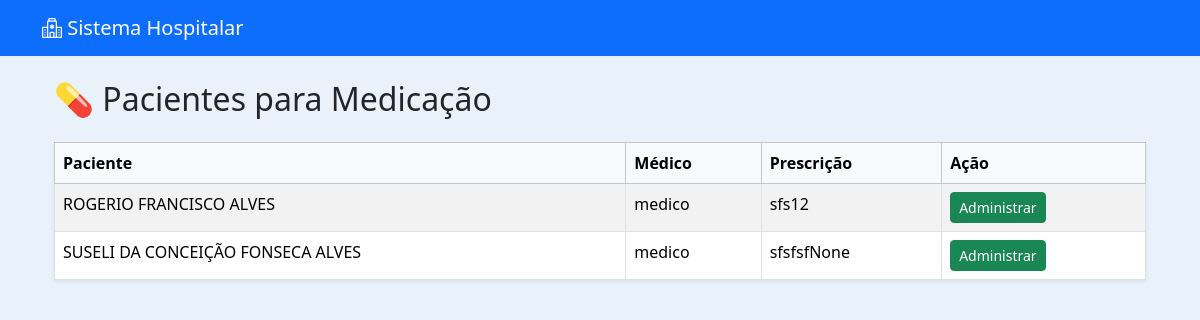
Page /tecnico/medicacao/ (signed in) on the earlier database version.
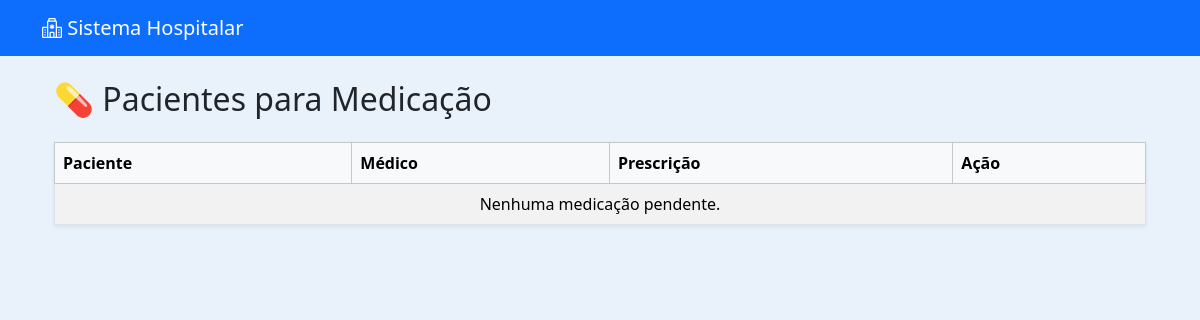
Same page on the later database version.
### medico/models.py (models this page shows, shortened)
class Atendimento(models.Model):
    paciente = models.ForeignKey(Paciente, on_delete=models.CASCADE)
    medico = models.ForeignKey(Usuario, on_delete=models.CASCADE)
    triagem = models.OneToOneField(Triagem, on_delete=models.CASCADE)
    diagnostico = models.TextField(blank=True, null=True)
    prescricao = models.TextField(blank=True, null=True)
    observacoes = models.TextField(blank=True, null=True)
    DECISAO_CHOICES = [
        ("dispensar", "Dispensar"),
        ("medicacao", "Medicação"),
        ("internacao", "Internação"),
    ]
    decisao = models.CharField(
        max_length=20,
        choices=DECISAO_CHOICES,
        blank=True,
        null=True
    )
    medicacao_aplicada = models.BooleanField(default=False)
    tecnico_aplicou = models.ForeignKey(
        Usuario,
        on_delete=models.SET_NULL,
        null=True,
        blank=True,
        related_name="medicacoes_aplicadas"
    )
    horario_medicacao = models.DateTimeField(null=True, blank=True)
    data_atendimento = models.DateTimeField(auto_now_add=True)
    finalizado = models.BooleanField(default=False)

### pacientes/models.py (models this page shows, shortened)
class Paciente(models.Model):
    nome = models.CharField(max_length=100)
    nome_social = models.CharField(max_length=100, blank=True, null=True)
    nome_mae = models.CharField(max_length=100)
    nome_pai = models.CharField(max_length=100, blank=True, null=True)
    cpf = models.CharField(
        max_length=14,
        unique=True,
        validators=[
            RegexValidator(
                r'^\d{3}\.\d{3}\.\d{3}-\d{2}$',
                'CPF inválido! Use XXX.XXX.XXX-XX'
            )
        ]
    )
    data_nascimento = models.DateField()
    SEXO_BIOLOGICO_CHOICES = [
        ('M', 'Masculino'),
        ('F', 'Feminino'),
        ('I', 'Intersexo'),
    ]
    sexo_biologico = models.CharField(max_length=1, choices=SEXO_BIOLOGICO_CHOICES)
    identidade_genero = models.CharField(max_length=50)
    orientacao_sexual = models.CharField(max_length=50)
    NACIONALIDADE_CHOICES = [
        ('BRASILEIRA', 'Brasileira'),
        ('ARGENTINA', 'Argentina'),
        ('BOLIVIANA', 'Boliviana'),
        ('CHILENA', 'Chilena'),
        ('COLOMBIANA', 'Colombiana'),
        ('PARAGUAIA', 'Paraguaia'),
        ('PERUANA', 'Peruana'),
        ('URUGUAIA', 'Uruguaia'),
        ('VENEZUELANA', 'Venezuelana'),
        ('OUTRA', 'Outra'),
    ]
    nacionalidade = models.CharField(
        max_length=20,
        choices=NACIONALIDADE_CHOICES,
        default='BRASILEIRA'
    )
    naturalidade = models.CharField(max_length=100)
    RACA_COR_CHOICES = [
        ('BRANCA', 'Branca'),
        ('PRETA', 'Preta'),
        ('PARDA', 'Parda'),
        ('AMARELA', 'Amarela'),
        ('INDIGENA', 'Indígena'),
    ]
    raca_cor = models.CharField(max_length=10, choices=RACA_COR_CHOICES)
    ESTADO_CIVIL_CHOICES = [
        ('SOLTEIRO', 'Solteiro(a)'),
        ('CASADO', 'Casado(a)'),
        ('DIVORCIADO', 'Divorciado(a)'),
        ('VIUVO', 'Viúvo(a)'),
        ('UNIAO_ESTAVEL', 'União Estável'),
    ]
    estado_civil = models.CharField(max_length=20, choices=ESTADO_CIVIL_CHOICES)
    ESCOLARIDADE_CHOICES = [
        ('SEM_INSTRUCAO', 'Sem instrução'),
        ('FUNDAMENTAL_INCOMPLETO', 'Fundamental incompleto'),
        ('FUNDAMENTAL_COMPLETO', 'Fundamental completo'),
        ('MEDIO_INCOMPLETO', 'Médio incompleto'),
        ('MEDIO_COMPLETO', 'Médio completo'),
        ('SUPERIOR_INCOMPLETO', 'Superior incompleto'),
        ('SUPERIOR_COMPLETO', 'Superior completo'),
        ('POS_GRADUACAO', 'Pós-graduação'),
        ('MESTRADO', 'Mestrado'),
        ('DOUTORADO', 'Doutorado'),
    ]
    escolaridade = models.CharField(max_length=30, choices=ESCOLARIDADE_CHOICES)
    profissao = models.CharField(max_length=50)
    rg = models.CharField(max_length=20)
    orgao_emissor = models.CharField(max_length=10)
    UF_CHOICES = [
        ('AC','AC'), ('AL','AL'), ('AP','AP'), ('AM','AM'),
        ('BA','BA'), ('CE','CE'), ('DF','DF'), ('ES','ES'),
        ('GO','GO'), ('MA','MA'), ('MT','MT'), ('MS','MS'),
        ('MG','MG'), ('PA','PA'), ('PB','PB'), ('PR','PR'),
        ('PE','PE'), ('PI','PI'), ('RJ','RJ'), ('RN','RN'),
        ('RS','RS'), ('RO','RO'), ('RR','RR'), ('SC','SC'),
        ('SP','SP'), ('SE','SE'), ('TO','TO'),
    ]
    uf_rg = models.CharField(max_length=2, choices=UF_CHOICES)
    cep = models.CharField(
        max_length=9,
        validators=[
            RegexValidator(
                r'^\d{5}-\d{3}$',
                'CEP inválido! Use XXXXX-XXX'
            )
        ]
    )
    endereco = models.CharField(max_length=100)
    numero = models.CharField(max_length=10)
    complemento = models.CharField(max_length=50, blank=True, null=True)
    bairro = models.CharField(max_length=50)
    municipio = models.CharField(max_length=50)
    uf = models.CharField(max_length=2, choices=UF_CHOICES)
    ZONA_CHOICES = [
        ('URBANA', 'Urbana'),
        ('RURAL', 'Rural'),
    ]
    zona = models.CharField(max_length=6, choices=ZONA_CHOICES)
    telefone_fixo = models.CharField(
        max_length=15,
        blank=True,
        null=True,
        validators=[
            RegexValidator(
                r'^\(\d{2}\)\s\d{4}-\d{4}$',
                'Telefone inválido! Use (XX) XXXX-XXXX'
            )
        ]
    )
    celular = models.CharField(
        max_length=15,
        validators=[
            RegexValidator(
                r'^\(\d{2}\)\s\d{5}-\d{4}$',
                'Celular inválido! Use (XX) XXXXX-XXXX'
            )
        ]
    )
    whatsapp = models.BooleanField(default=False)
    email = models.EmailField(blank=True, null=True)
    cartao_sus = models.CharField(max_length=18, blank=True, null=True)
    criado_por = models.ForeignKey(
        User,
        on_delete=models.SET_NULL,
        null=True,
        blank=True,
        related_name='pacientes_criados'
    )
    data_criacao = models.DateTimeField(default=timezone.now, editable=False)
    data_atualizacao = models.DateTimeField(auto_now=True)

### usuarios/models.py (models this page shows, shortened)
class Usuario(AbstractUser):
    PERFIL_CHOICES = [
        ('administrador', 'Administrador'),
        ('medico', 'Médico'),
        ('enfermeiro', 'Enfermeiro'),
        ('tecnico', 'Técnico'),
        ('recepcao', 'Recepção'),
    ]
    perfil = models.CharField(max_length=20, choices=PERFIL_CHOICES, default='recepcao')

### tecnico/views.py (the view)
# urls.py: path('medicacao/', views.lista_medicacao, name='lista_medicacao'),
@login_required
def lista_medicacao(request):
    atendimentos = Atendimento.objects.filter(
        decisao="medicacao",
        medicacao_aplicada=False,
        finalizado=False
    )
    return render(request, "tecnico/lista_medicacao.html", {
        "atendimentos": atendimentos
    })

### tecnico/templates/tecnico/lista_medicacao.html (shortened to what this page needs)
{% extends 'usuarios/base.html' %}
{% block content %}
<div class="container mt-4">
    <h2 class="mb-4">💊 Pacientes para Medicação</h2>
    <div id="tabela-medicacao">
        <table class="table table-striped table-bordered shadow-sm">
            <thead class="table-light">
                <tr>
                    <th>Paciente</th>
                    <th>Médico</th>
                    <th>Prescrição</th>
                    <th>Ação</th>
                </tr>
            </thead>
            <tbody>
                {% for atendimento in atendimentos %}
                <tr>
                    <td>{{ atendimento.paciente.nome }}</td>
                    <td>
                        {% if atendimento.medico.get_full_name %}
                            {{ atendimento.medico.get_full_name }}
                        {% else %}
                            {{ atendimento.medico.username }}
                        {% endif %}
                    </td>
                    <td>{{ atendimento.prescricao|default:"-" }}</td>
                    <td>
                        <a href="{% url 'administrar_medicacao' atendimento.id %}"
                           class="btn btn-success btn-sm">
                            Administrar
                        </a>
                    </td>
                </tr>
                {% empty %}
                <tr>
                    <td colspan="4" class="text-center">Nenhuma medicação pendente.</td>
                </tr>
                {% endfor %}
            </tbody>
        </table>
    </div>
</div>
{% endblock %}

Differences in the rows shown:
no longer on this page (row edited): Atendimento: paciente.nome "ROGERIO FRANCISCO ALVES", medico.username "medico", prescricao "sfs12"
no longer on this page (row edited): Atendimento: paciente.nome "SUSELI DA CONCEIÇÃO FONSECA ALVES", medico.username "medico", prescricao "sfsfsfNone"
Other differences:
text now shown: "Nenhuma medicação pendente."
